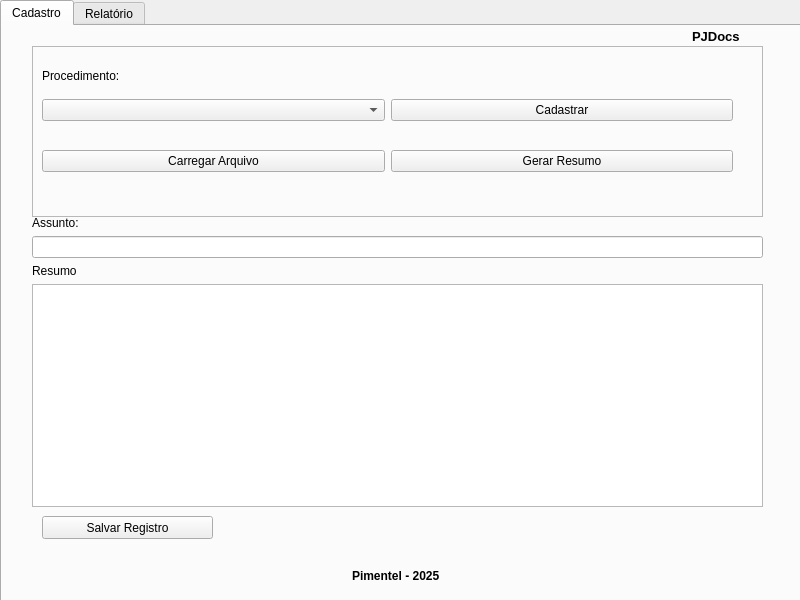
<?xml version="1.0" encoding="UTF-8"?>
<ui version="4.0">
 <class>MainWindow</class>
 <widget class="QMainWindow" name="MainWindow">
  <property name="geometry">
   <rect>
    <x>0</x>
    <y>0</y>
    <width>800</width>
    <height>600</height>
   </rect>
  </property>
  <property name="windowTitle">
   <string>MainWindow</string>
  </property>
  <widget class="QWidget" name="centralwidget">
   <widget class="QTabWidget" name="tabWidget">
    <property name="geometry">
     <rect>
      <x>0</x>
      <y>0</y>
      <width>801</width>
      <height>611</height>
     </rect>
    </property>
    <property name="currentIndex">
     <number>0</number>
    </property>
    <widget class="QWidget" name="tab">
     <attribute name="title">
      <string>Cadastro</string>
     </attribute>
     <widget class="QFrame" name="frame">
      <property name="geometry">
       <rect>
        <x>30</x>
        <y>20</y>
        <width>731</width>
        <height>171</height>
       </rect>
      </property>
      <property name="frameShape">
       <enum>QFrame::StyledPanel</enum>
      </property>
      <property name="frameShadow">
       <enum>QFrame::Raised</enum>
      </property>
      <widget class="QWidget" name="layoutWidget">
       <property name="geometry">
        <rect>
         <x>10</x>
         <y>30</y>
         <width>691</width>
         <height>121</height>
        </rect>
       </property>
       <layout class="QVBoxLayout" name="verticalLayout">
        <item>
         <layout class="QHBoxLayout" name="horizontalLayout">
          <item>
           <widget class="QComboBox" name="comboBoxProcedimentos"/>
          </item>
          <item>
           <widget class="QPushButton" name="pushButtonCadastrar">
            <property name="text">
             <string>Cadastrar</string>
            </property>
           </widget>
          </item>
         </layout>
        </item>
        <item>
         <layout class="QHBoxLayout" name="horizontalLayout_2">
          <item>
           <widget class="QPushButton" name="pushButtonCarregarArquivo">
            <property name="text">
             <string>Carregar Arquivo</string>
            </property>
           </widget>
          </item>
          <item>
           <widget class="QPushButton" name="pushButtonGerarResumo">
            <property name="text">
             <string>Gerar Resumo</string>
            </property>
           </widget>
          </item>
         </layout>
        </item>
       </layout>
      </widget>
      <widget class="QLabel" name="label_5">
       <property name="geometry">
        <rect>
         <x>10</x>
         <y>20</y>
         <width>171</width>
         <height>20</height>
        </rect>
       </property>
       <property name="text">
        <string>Procedimento:</string>
       </property>
      </widget>
     </widget>
     <widget class="QWidget" name="widget" native="true">
      <property name="geometry">
       <rect>
        <x>30</x>
        <y>190</y>
        <width>731</width>
        <height>291</height>
       </rect>
      </property>
      <layout class="QVBoxLayout" name="verticalLayout_2">
       <item>
        <widget class="QLabel" name="label">
         <property name="text">
          <string>Assunto:</string>
         </property>
        </widget>
       </item>
       <item>
        <widget class="QLineEdit" name="lineEditAssunto"/>
       </item>
       <item>
        <widget class="QLabel" name="label_2">
         <property name="text">
          <string>Resumo</string>
         </property>
        </widget>
       </item>
       <item>
        <widget class="QTextEdit" name="textEditResumo"/>
       </item>
      </layout>
     </widget>
     <widget class="QPushButton" name="pushButtonSalvarRegistro">
      <property name="geometry">
       <rect>
        <x>40</x>
        <y>490</y>
        <width>171</width>
        <height>23</height>
       </rect>
      </property>
      <property name="text">
       <string>Salvar Registro</string>
      </property>
     </widget>
     <widget class="QLabel" name="label_3">
      <property name="geometry">
       <rect>
        <x>350</x>
        <y>540</y>
        <width>111</width>
        <height>20</height>
       </rect>
      </property>
      <property name="font">
       <font>
        <weight>75</weight>
        <bold>true</bold>
       </font>
      </property>
      <property name="text">
       <string>Pimentel - 2025</string>
      </property>
     </widget>
     <widget class="QLabel" name="label_4">
      <property name="geometry">
       <rect>
        <x>690</x>
        <y>0</y>
        <width>71</width>
        <height>20</height>
       </rect>
      </property>
      <property name="font">
       <font>
        <pointsize>10</pointsize>
        <weight>75</weight>
        <bold>true</bold>
       </font>
      </property>
      <property name="text">
       <string>PJDocs</string>
      </property>
     </widget>
    </widget>
    <widget class="QWidget" name="tab_1">
     <attribute name="title">
      <string>Relatório</string>
     </attribute>
     <widget class="QWidget" name="widget_3" native="true">
      <property name="geometry">
       <rect>
        <x>40</x>
        <y>30</y>
        <width>721</width>
        <height>101</height>
       </rect>
      </property>
      <widget class="QLabel" name="label_9">
       <property name="geometry">
        <rect>
         <x>20</x>
         <y>10</y>
         <width>141</width>
         <height>16</height>
        </rect>
       </property>
       <property name="text">
        <string>Selecione o procedimento:</string>
       </property>
      </widget>
      <widget class="QWidget" name="layoutWidget">
       <property name="geometry">
        <rect>
         <x>20</x>
         <y>40</y>
         <width>671</width>
         <height>25</height>
        </rect>
       </property>
       <layout class="QHBoxLayout" name="horizontalLayout_6">
        <item>
         <widget class="QComboBox" name="comboBoxProcedimentoSelecionado"/>
        </item>
       </layout>
      </widget>
     </widget>
     <widget class="QWidget" name="widget_4" native="true">
      <property name="geometry">
       <rect>
        <x>40</x>
        <y>140</y>
        <width>721</width>
        <height>421</height>
       </rect>
      </property>
      <layout class="QVBoxLayout" name="verticalLayout_5">
       <item>
        <widget class="QTableView" name="tableView"/>
       </item>
       <item>
        <widget class="QPushButton" name="pushButtonExportarRelatorio">
         <property name="text">
          <string>Exportar Relatório</string>
         </property>
        </widget>
       </item>
      </layout>
     </widget>
    </widget>
   </widget>
  </widget>
 </widget>
 <resources/>
 <connections/>
</ui>
